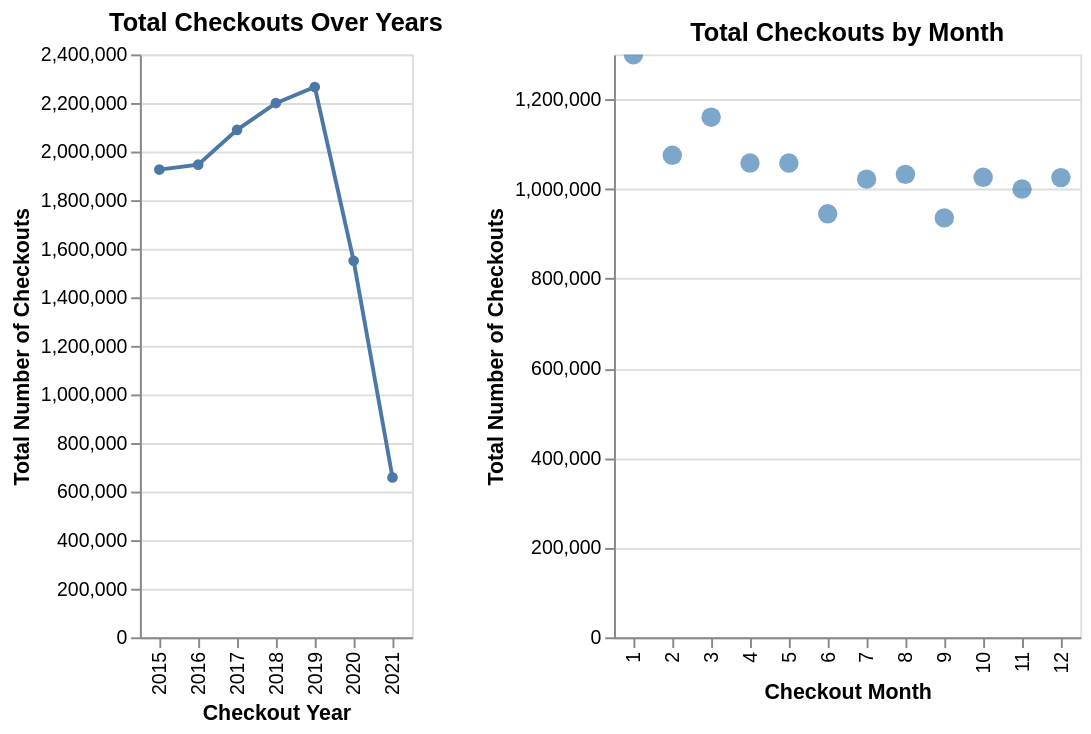

The code cell stored with this chart in its notebook:
### Code cell
chart_line|chart_circle

### Figure 1 — Vega-Lite specification as saved in the notebook (floating-point values rounded to 4 significant figures)
{"config": {"view": {"continuousWidth": 300, "continuousHeight": 300}}, "hconcat": [{"data": {"name": "data-954638e066a848f3a22a2767f9c7bbe9"}, "mark": {"type": "line", "point": true}, "encoding": {"tooltip": [{"field": "CheckoutYear", "type": "quantitative"}, {"field": "Checkouts", "type": "quantitative"}], "x": {"field": "CheckoutYear", "title": "Checkout Year", "type": "ordinal"}, "y": {"field": "Checkouts", "title": "Total Number of Checkouts", "type": "quantitative"}}, "name": "view_1", "title": "Total Checkouts Over Years"}, {"data": {"name": "data-21f2259f12bd3a8fbab36a2c5f16c0d2"}, "mark": {"type": "circle", "color": "steelblue", "size": 100}, "encoding": {"tooltip": [{"field": "CheckoutMonth", "type": "quantitative"}, {"field": "Checkouts", "type": "quantitative"}], "x": {"field": "CheckoutMonth", "title": "Checkout Month", "type": "ordinal"}, "y": {"field": "Checkouts", "title": "Total Number of Checkouts", "type": "quantitative"}}, "name": "view_2", "title": "Total Checkouts by Month"}], "params": [{"name": "param_1", "select": {"type": "interval", "encodings": ["x", "y"]}, "bind": "scales", "views": ["view_1"]}, {"name": "param_2", "select": {"type": "interval", "encodings": ["x", "y"]}, "bind": "scales", "views": ["view_2"]}], "$schema": "https://vega.github.io/schema/vega-lite/v5.20.1.json", "datasets": {"data-954638e066a848f3a22a2767f9c7bbe9": [{"CheckoutYear": 2015, "Checkouts": 1925684}, {"CheckoutYear": 2016, "Checkouts": 1945922}, {"CheckoutYear": 2017, "Checkouts": 2089190}, {"CheckoutYear": 2018, "Checkouts": 2199462}, {"CheckoutYear": 2019, "Checkouts": 2265956}, {"CheckoutYear": 2020, "Checkouts": 1550545}, {"CheckoutYear": 2021, "Checkouts": 658327}], "data-21f2259f12bd3a8fbab36a2c5f16c0d2": [{"CheckoutMonth": 1, "Checkouts": 1299367}, {"CheckoutMonth": 2, "Checkouts": 1075069}, {"CheckoutMonth": 3, "Checkouts": 1159957}, {"CheckoutMonth": 4, "Checkouts": 1057791}, {"CheckoutMonth": 5, "Checkouts": 1057642}, {"CheckoutMonth": 6, "Checkouts": 944590}, {"CheckoutMonth": 7, "Checkouts": 1021789}, {"CheckoutMonth": 8, "Checkouts": 1032486}, {"CheckoutMonth": 9, "Checkouts": 935366}, {"CheckoutMonth": 10, "Checkouts": 1025992}, {"CheckoutMonth": 11, "Checkouts": 999778}, {"CheckoutMonth": 12, "Checkouts": 1025259}]}}
